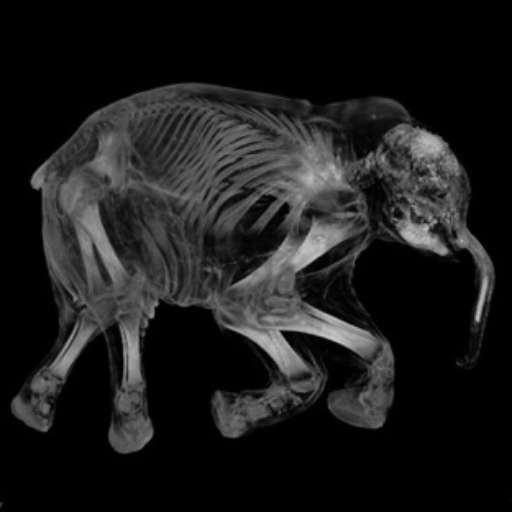
#> input picture images/Lyuba-CT_350.tif, 512 x 512 px
$ jupyter execute --allow-errors biomedia_filters_00_fft.ipynb   (shell and % lines are left out)
#> lines starting #> are read from the running program, lines starting #| are printed output that depends on the picture
To run an interactive version of this notebook use: [](https://mybinder.org/v2/gh/engs1258/biomedical-image-analysis-notebooks/HEAD?filepath=biomedia-notebooks-1-filters%2Fbiomedia_filters_00_fft.html)

[cell 1]
import numpy as np
import matplotlib.pyplot as plt

from scipy import fftpack
from skimage import data
from skimage import io
from skimage.transform import pyramid_laplacian

## Magnitude and phase of the Fourier transform

The Fourier transform consists of real and imaginary parts

$$ F = F_R + i F_I$$

We can analyse the magnitude $|F|$ and the phase of the transform.

[cell 2]
def computeMagnitudeSpectrum(image):
    F1 = fftpack.fft2(image)
    # Now shift the quadrants around so that low spatial frequencies are in
    # the center of the 2D fourier transformed image.
    F2 = fftpack.fftshift( F1 )

    # Calculate a 2D power spectrum
    #psd2D = np.abs( F2 )**2
    ms = 20*np.abs(F2)

    return ms


def computePhaseSpectrum(image):
    F1 = fftpack.fft2(image)
    # Now shift the quadrants around so that low spatial frequencies are in
    # the center of the 2D fourier transformed image.
    F2 = fftpack.fftshift( F1 )

    # Calculate a 2D power spectrum
    #psd2D = np.abs( F2 )**2
    ps = np.angle(F2)

    return ps

## Example1: CT image of Lyuba

[cell 3]
image = io.imread("../images/Lyuba-CT_350.tif")
#> image is the input picture: shape (512, 512); min 0, max 208, mean 27.6
rows, cols = image.shape
#> rows = 512; cols = 512

[cell 4]
ms = computeMagnitudeSpectrum(image)
ps = computePhaseSpectrum(image)
#> in computePhaseSpectrum, `ps = np.angle(F2)`:
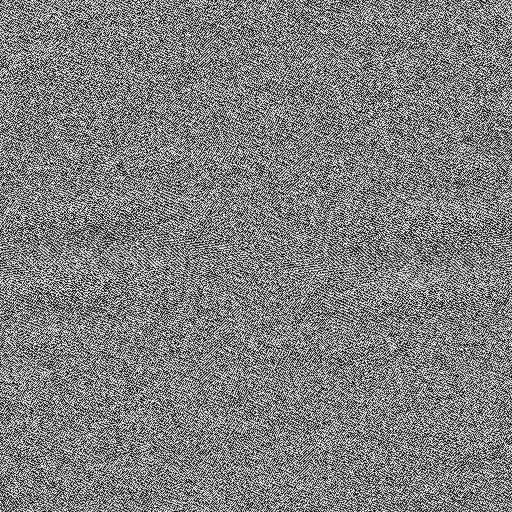
#> ps: shape (512, 512) float64; min -3.14, max 3.14, mean -2.4e-05; drawn with min black and max white

[cell 5]
fig, ax = plt.subplots(figsize=(15, 15))
plt.subplot(1, 3, 1)
plt.imshow(image, cmap='gray')
plt.subplot(1, 3, 2)
plt.imshow(np.log10( ms ))
plt.subplot(1, 3, 3)
plt.imshow(ps, cmap='gray')
plt.show()
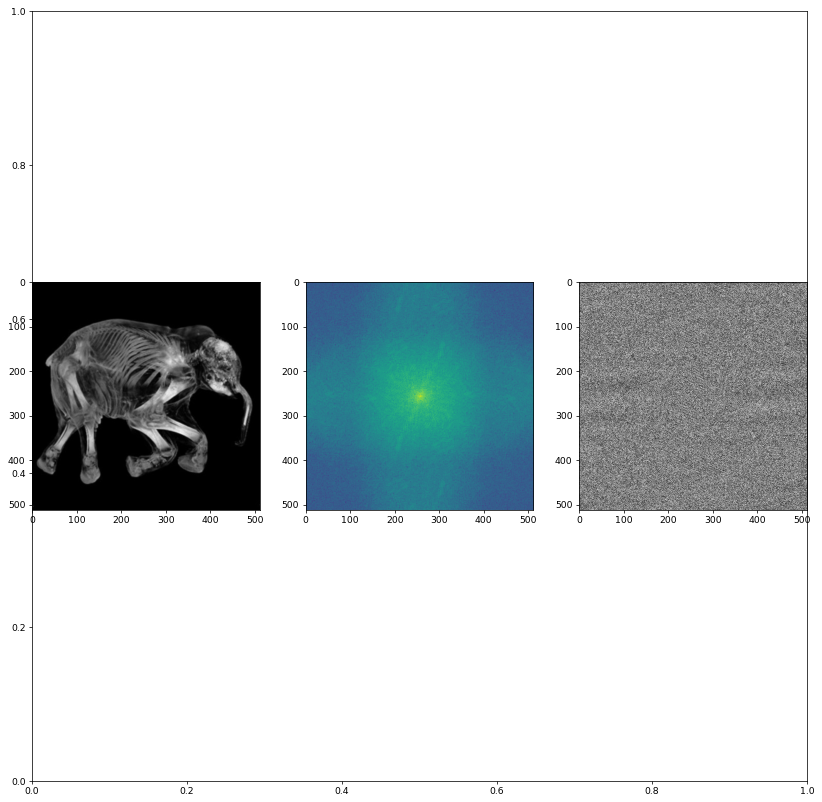
#> figure drawn by matplotlib, 3 panels

$ run again, with images/002002-3608-channel-0.tif copied over images/Lyuba-CT_350.tif
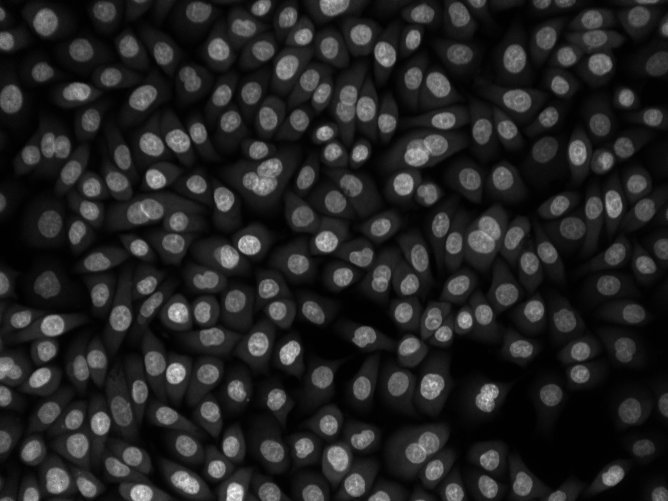
#> input picture images/002002-3608-channel-0.tif, 668 x 501 px
#> image is the input picture: shape (501, 668); min 0, max 255, mean 36.1
#> in computePhaseSpectrum, `ps = np.angle(F2)`:
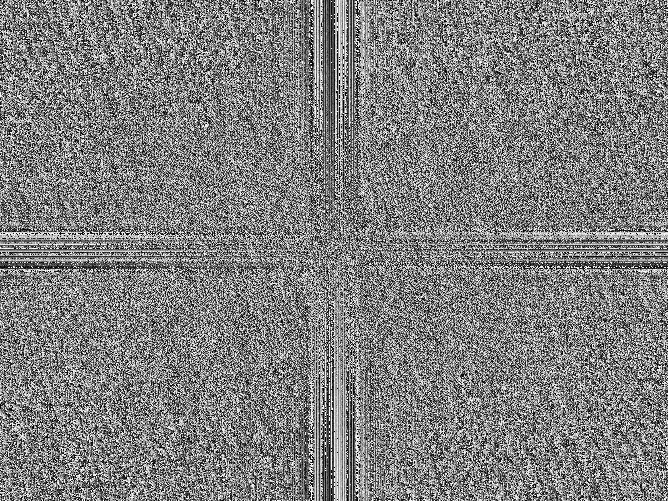
#> ps: shape (501, 668) float64; min -3.14, max 3.14, mean -8.49e-19; drawn with min black and max white
#> `plt.show()`:
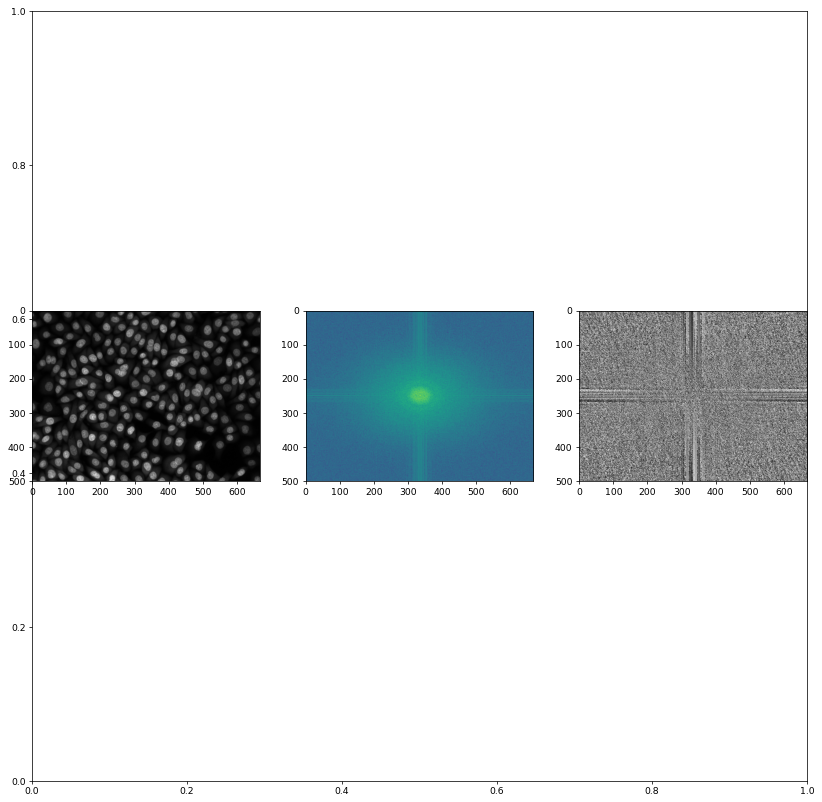
#> figure drawn by matplotlib, 3 panels

$ run again, with images/002002-3608-channel-1.tif copied over images/Lyuba-CT_350.tif
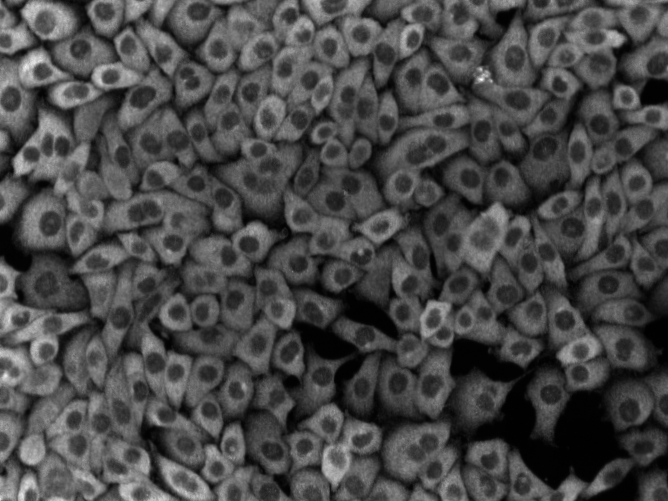
#> input picture images/002002-3608-channel-1.tif, 668 x 501 px
#> image is the input picture: shape (501, 668); min 0, max 255, mean 72.2
#> in computePhaseSpectrum, `ps = np.angle(F2)`:
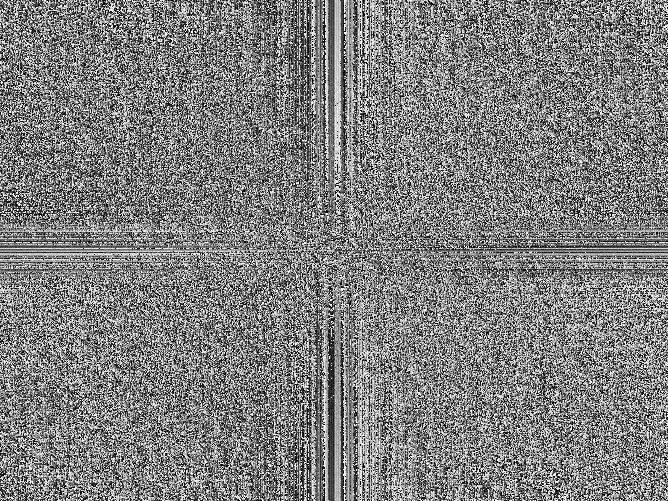
#> ps: shape (501, 668) float64; min -3.14, max 3.14, mean 7.05e-18; drawn with min black and max white
#> `plt.show()`:
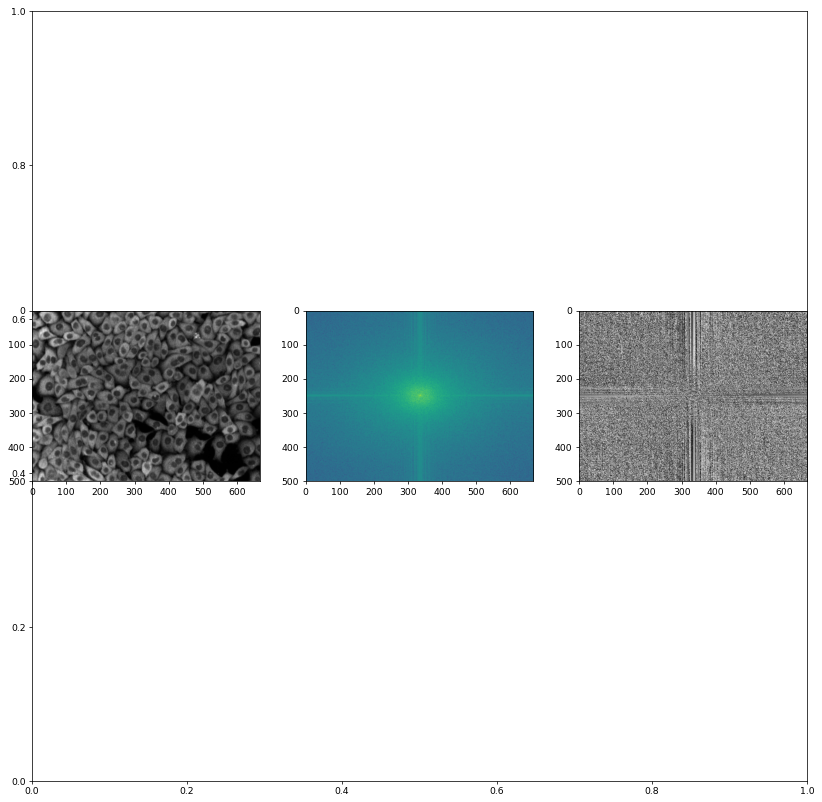
#> figure drawn by matplotlib, 3 panels

$ run again, with images/002002-3608-channel-2.tif copied over images/Lyuba-CT_350.tif
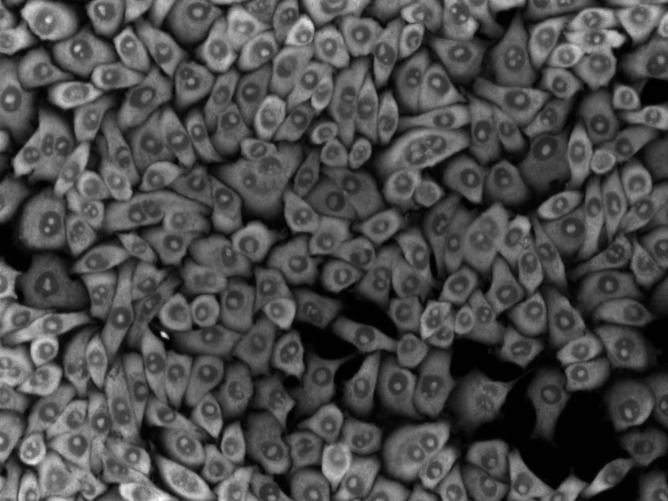
#> input picture images/002002-3608-channel-2.tif, 668 x 501 px
#> image is the input picture: shape (501, 668); min 0, max 255, mean 75.5
#> in computePhaseSpectrum, `ps = np.angle(F2)`:
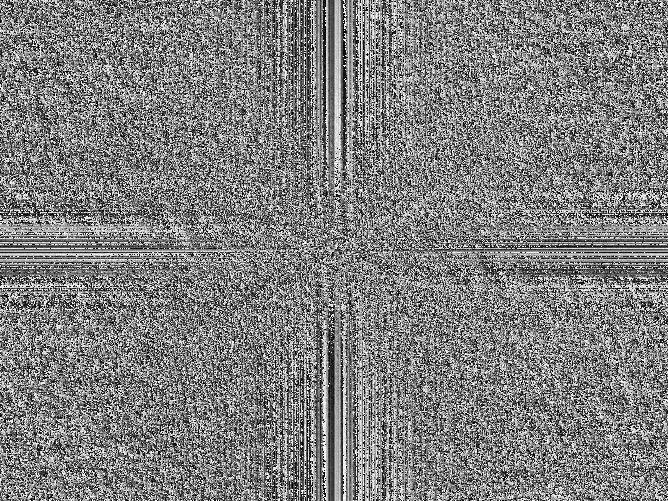
#> ps: shape (501, 668) float64; min -3.14, max 3.14, mean 1.36e-18; drawn with min black and max white
#> `plt.show()`:
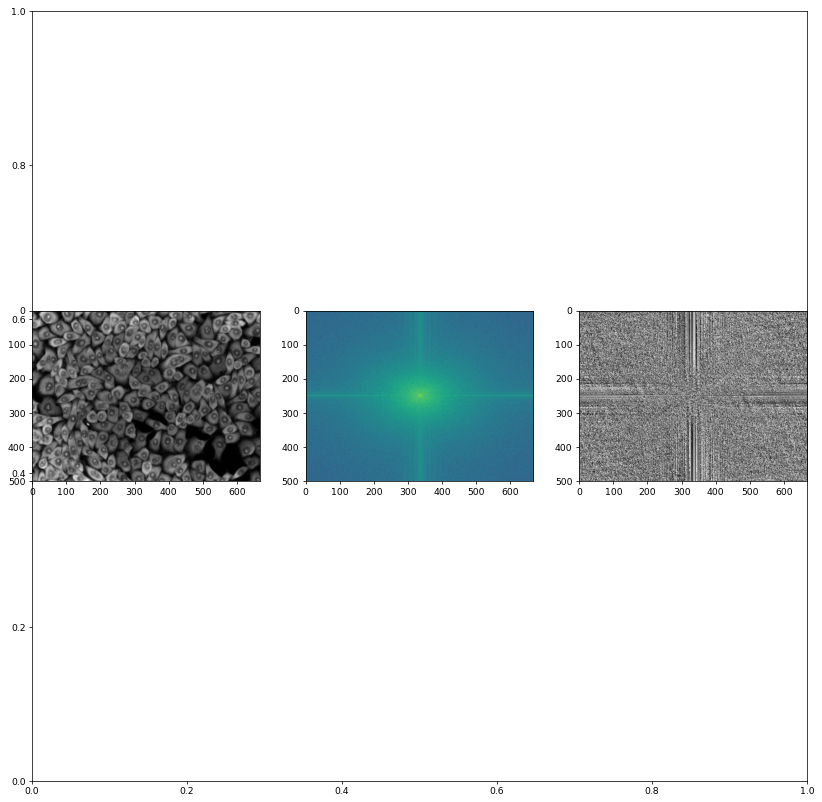
#> figure drawn by matplotlib, 3 panels
